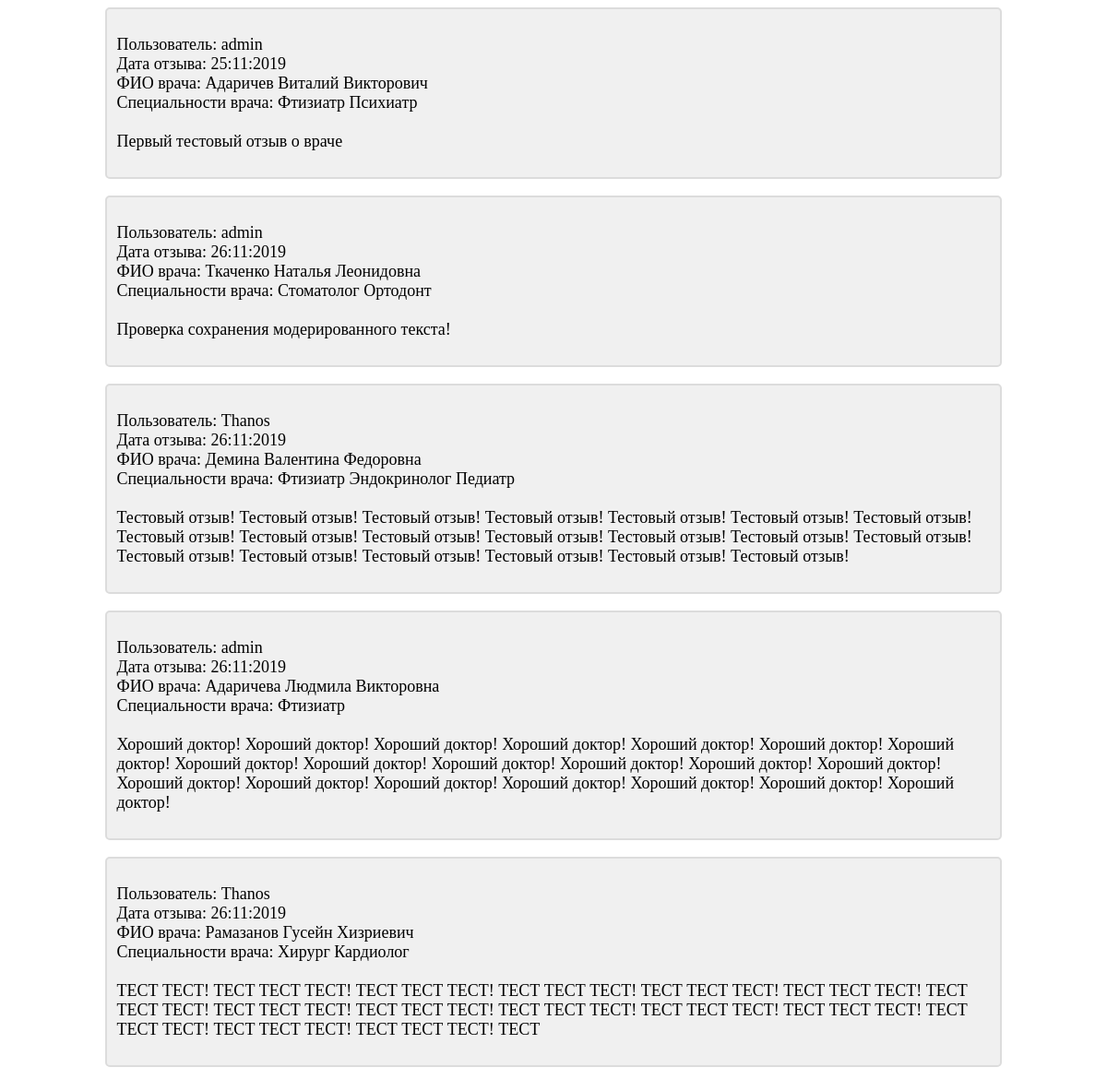
The page /review/ (signed in) on the database its author committed.
### main/models.py (models this page shows, shortened)
class Review(models.Model):
    doctor = models.ForeignKey(Doctor, on_delete=models.CASCADE, verbose_name='ФИО врача')
    user = models.ForeignKey(User, on_delete=models.PROTECT, verbose_name='Пользователь, оставивший отзыв')
    dt_created = models.DateTimeField(auto_now_add=True, verbose_name='Дата и время создания отзыва')
    dt_updated = models.DateTimeField(auto_now=True, verbose_name='Дата и время редактирования отзыва')
    origin_text = models.TextField(blank=False, verbose_name='Исходный отзыв')
    finished_text = models.TextField(blank=False, verbose_name='Обработанный отзыв')
    moderation_flag = models.BooleanField(default=False, null=False, verbose_name='Отзыв отмодерирован')
    user_ip = models.GenericIPAddressField(protocol='IPv4', verbose_name='ip-адрес пользователя')
    class Meta:
        verbose_name = 'Отзыв'
        verbose_name_plural = 'Отзывы'
        ordering = ['dt_created']

class Doctor(models.Model):
    fio = models.CharField(max_length=250, verbose_name='ФИО врача')
    specialty = models.ManyToManyField(Specialty, verbose_name='Специальность врача')
    def __str__(self):
        return self.fio
    class Meta:
        verbose_name = 'ФИО врача'
        verbose_name_plural = 'ФИО врачей'

class Specialty(models.Model):
    name = models.CharField(max_length=100, verbose_name='Специальность')
    def __str__(self):
        return self.name
    class Meta:
        verbose_name = 'Специальность'
        verbose_name_plural = 'Специальности'

### main/views.py (the view)
# urls.py: url(r'^review/$', review, name='review'),
def review(request):
    if request.user.is_staff:
        reviews_list = Review.objects.filter(moderation_flag=True)
        context = {'reviews_list': reviews_list}
        return render(request, 'main/review.html', context)
    return Http404()

### templates/main/review.html (shortened to what this page needs)
{% extends 'layout/basic.html' %}
{% block content %}
    {% for review in reviews_list %}
        <div class="basic_block">
            <p>
                Пользователь: {{ review.user }}<br>
                Дата отзыва: {{ review.dt_created|date:"d:m:Y" }}<br>
                ФИО врача: {{ review.doctor }}<br>
                Специальности врача:
                {% for spec in review.doctor.specialty.all %}
                    {{ spec }}
                {% empty %}
                    Для врача не указаны специальности...
                {% endfor %}
                <br><br>
                {{ review.finished_text }}
            </p>
        </div>
        <br>
    {% empty %}
        <div class="basic_block">
            <p>
                Простите, но на сайте нет отмодерированных отзывов...
            </p>
        </div>
    {% endfor %}
{% endblock content %}

### main/static/main/style.css (style rules this page uses)
.basic_block { font-size: large; background-color: RGB(240, 240, 240); border: 2px solid RGB(220, 220, 220); border-radius: 5px; padding: 10px; margin-left: auto; margin-right: auto; width: 80%; overflow: hidden; }

### rows shown on the page
Review: user "admin", dt_created "25:11:2019", doctor "Адаричев Виталий Викторович", finished_text "Первый тестовый отзыв о враче"
Specialty: name "Фтизиатр"
Specialty: name "Психиатр"
Review: user "admin", dt_created "26:11:2019", doctor "Ткаченко Наталья Леонидовна", finished_text "Проверка сохранения модерированного текста!"
Specialty: name "Стоматолог"
Specialty: name "Ортодонт"
Review: user "Thanos", dt_created "26:11:2019", doctor "Демина Валентина Федоровна", finished_text "Тестовый отзыв! Тестовый отзыв! Тестовый отзыв! Тестовый отзыв! Тестовый отзыв! Тестовый отзыв! Тестовый отзыв! Тестовый отзыв! Тестовый отзыв! Тестовый отзыв! Тестовый отзыв! Тестовый отзыв! Тестовый отзыв! Тестовый отзыв! Тестовый отзыв! Тестовый отзыв! Тестовый отзыв! Тестовый отзыв! Тестовый отзыв! Тестовый отзыв!"
Specialty: name "Эндокринолог"
Specialty: name "Педиатр"
Review: user "admin", dt_created "26:11:2019", doctor "Адаричева Людмила Викторовна", finished_text "Хороший доктор! Хороший доктор! Хороший доктор! Хороший доктор! Хороший доктор! Хороший доктор! Хороший доктор! Хороший доктор! Хороший доктор! Хороший доктор! Хороший доктор! Хороший доктор! Хороший доктор! Хороший доктор! Хороший доктор! Хороший доктор! Хороший доктор! Хороший доктор! Хороший доктор! Хороший доктор!"
Review: user "Thanos", dt_created "26:11:2019", doctor "Рамазанов Гусейн Хизриевич", finished_text "ТЕСТ ТЕСТ! ТЕСТ ТЕСТ ТЕСТ! ТЕСТ ТЕСТ ТЕСТ! ТЕСТ ТЕСТ ТЕСТ! ТЕСТ ТЕСТ ТЕСТ! ТЕСТ ТЕСТ ТЕСТ! ТЕСТ ТЕСТ ТЕСТ! ТЕСТ ТЕСТ ТЕСТ! ТЕСТ ТЕСТ ТЕСТ! ТЕСТ ТЕСТ ТЕСТ! ТЕСТ ТЕСТ ТЕСТ! ТЕСТ ТЕСТ ТЕСТ! ТЕСТ ТЕСТ ТЕСТ! ТЕСТ ТЕСТ ТЕСТ! ТЕСТ ТЕСТ ТЕСТ! ТЕСТ"
Specialty: name "Хирург"
Specialty: name "Кардиолог"
